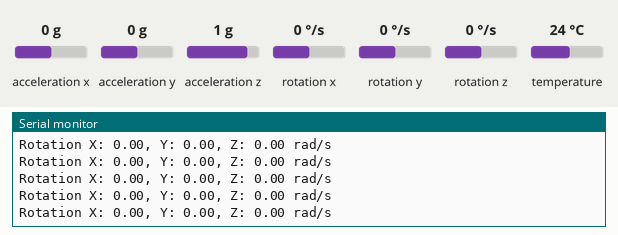
The sketch below on a simulated Arduino Uno, built with avr-gcc and run on an emulated ATmega328P. Parts: the last lines printed to the serial monitor. The inputs (shaded band) are chosen by the test bench; at power-on: rotation x 0 °/s, rotation y 0 °/s, rotation z 0 °/s, acceleration x 0 g, acceleration y 0 g, acceleration z 1 g, temperature 24 °C.

Above: at 9.9 s.
10.0 s: rotation x set to -192 °/s
At 10.03 s:
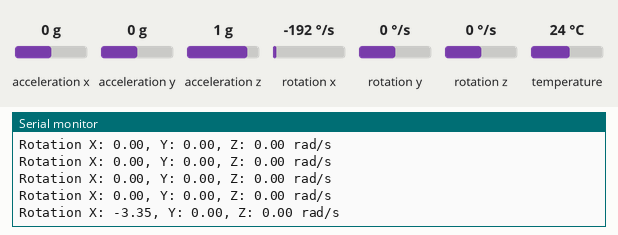
11.5 s: rotation y set to -192 °/s
At 11.59 s:
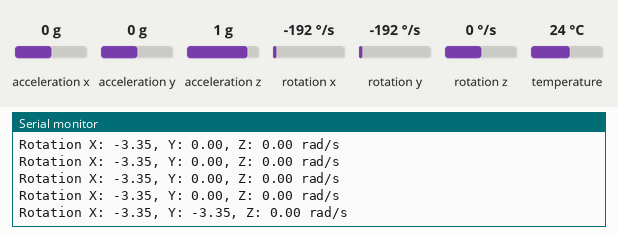
13.0 s: rotation z set to -192 °/s
At 13.04 s:
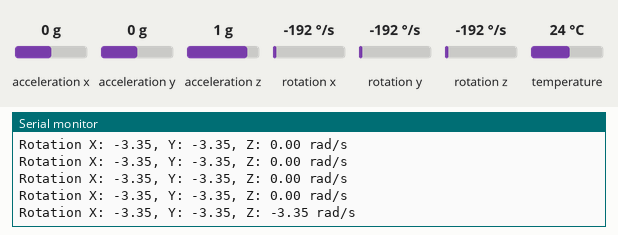

Measured:
- after the input at 10.0 s, the serial monitor: prints a new line at once (image 1)
- after the input at 11.5 s, the serial monitor: prints a new line after 0.08 s (image 2)
- after the input at 13.0 s, the serial monitor: prints a new line at once (image 3)

The sketch:

mpu6050_gyro_cal1.ino
```cpp
#include <Adafruit_MPU6050.h>
#include <Adafruit_Sensor.h>
#include <Wire.h>

Adafruit_MPU6050 mpu;


float RateRoll, RatePitch, RateYaw;
float RateCalibrationRoll, RateCalibrationPitch, RateCalibrationYaw;
int RateCalibrationNumber;
//void gyro_signals(void) {
//  Wire.beginTransmission(0x68);
//  Wire.write(0x1A);
//  Wire.write(0x05);
//  Wire.endTransmission();
//  Wire.beginTransmission(0x68);
//  Wire.write(0x1B);
//  Wire.write(0x08);
//  Wire.endTransmission();
//  Wire.beginTransmission(0x68);
//  Wire.write(0x43);
//  Wire.endTransmission();
//  Wire.requestFrom(0x68,6);
//  int16_t GyroX=Wire.read()<<8 | Wire.read();
//  int16_t GyroY=Wire.read()<<8 | Wire.read();
//  int16_t GyroZ=Wire.read()<<8 | Wire.read();
//  RateRoll=(float)GyroX/65.5;
//  RatePitch=(float)GyroY/65.5;
//  RateYaw=(float)GyroZ/65.5;
//}

void setup() {
  Serial.begin(115200);
  while (!Serial)
    delay(10);
  Serial.println("mpu6050_gyro_cal1");

  if (!mpu.begin()) {
    Serial.println("Failed to find MPU6050 chip");
    while (1) {
      delay(10);
    }
  }
  Serial.println("MPU6050 Found!");

  mpu.setAccelerometerRange(MPU6050_RANGE_8_G);
  mpu.setGyroRange(MPU6050_RANGE_500_DEG);
  mpu.setFilterBandwidth(MPU6050_BAND_21_HZ);
  Serial.println("Starting calibration");
  delay(100);

  for (RateCalibrationNumber=0;
         RateCalibrationNumber<2000;
         RateCalibrationNumber ++) {
    sensors_event_t a, g, temp;
    mpu.getEvent(&a, &g, &temp);

    RateCalibrationRoll+=g.gyro.y;
    RateCalibrationPitch+=g.gyro.x;
    RateCalibrationYaw+=g.gyro.z;
    delay(1);
  }
  RateCalibrationRoll/=2000;
  RateCalibrationPitch/=2000;
  RateCalibrationYaw/=2000;

//  RateCalibrationRoll = 0.0;
//  RateCalibrationPitch = -0.04;
//  RateCalibrationYaw = -0.02;


  Serial.print("Cal Roll (y): ");
  Serial.println(RateCalibrationRoll);

  Serial.print("Cal Pitch(x): ");
  Serial.println(RateCalibrationPitch);

  Serial.print("Cal Yaw  (z): ");
  Serial.println(RateCalibrationYaw);

  delay(2000);
  Serial.println("Resume reading...");
//
//  Serial.begin(57600);
//  pinMode(13, OUTPUT);
//  digitalWrite(13, HIGH);
//  Wire.setClock(400000);
//  Wire.begin();
//  delay(250);
//  Wire.beginTransmission(0x68);
//  Wire.write(0x6B);
//  Wire.write(0x00);
//  Wire.endTransmission();
//
//  for (RateCalibrationNumber=0;
//         RateCalibrationNumber<2000;
//         RateCalibrationNumber ++) {
//    gyro_signals();
//    RateCalibrationRoll+=RateRoll;
//    RateCalibrationPitch+=RatePitch;
//    RateCalibrationYaw+=RateYaw;
//    delay(1);
//  }
//  RateCalibrationRoll/=2000;
//  RateCalibrationPitch/=2000;
//  RateCalibrationYaw/=2000;
}
void loop() {
  sensors_event_t a, g, temp;
  mpu.getEvent(&a, &g, &temp);

  /* Print out the values */
//  Serial.print("Acceleration X: ");
//  Serial.print(a.acceleration.x);
//  Serial.print(", Y: ");
//  Serial.print(a.acceleration.y);
//  Serial.print(", Z: ");
//  Serial.print(a.acceleration.z);
//  Serial.println(" m/s^2");

  float gyro_x = g.gyro.x - RateCalibrationPitch;
  float gyro_y = g.gyro.y - RateCalibrationRoll;
  float gyro_z = g.gyro.z - RateCalibrationYaw;

  Serial.print("Rotation X: ");
  //Serial.print(g.gyro.x);
  Serial.print(gyro_x);

  Serial.print(", Y: ");
  //Serial.print(g.gyro.y);
  Serial.print(gyro_y);

  Serial.print(", Z: ");
  //Serial.print(g.gyro.z);
  Serial.print(gyro_z);
  Serial.println(" rad/s");

//  Serial.print("Temperature: ");
//  Serial.print(temp.temperature);
//  Serial.println(" degC");

  Serial.println("");
  delay(100);
}
```
